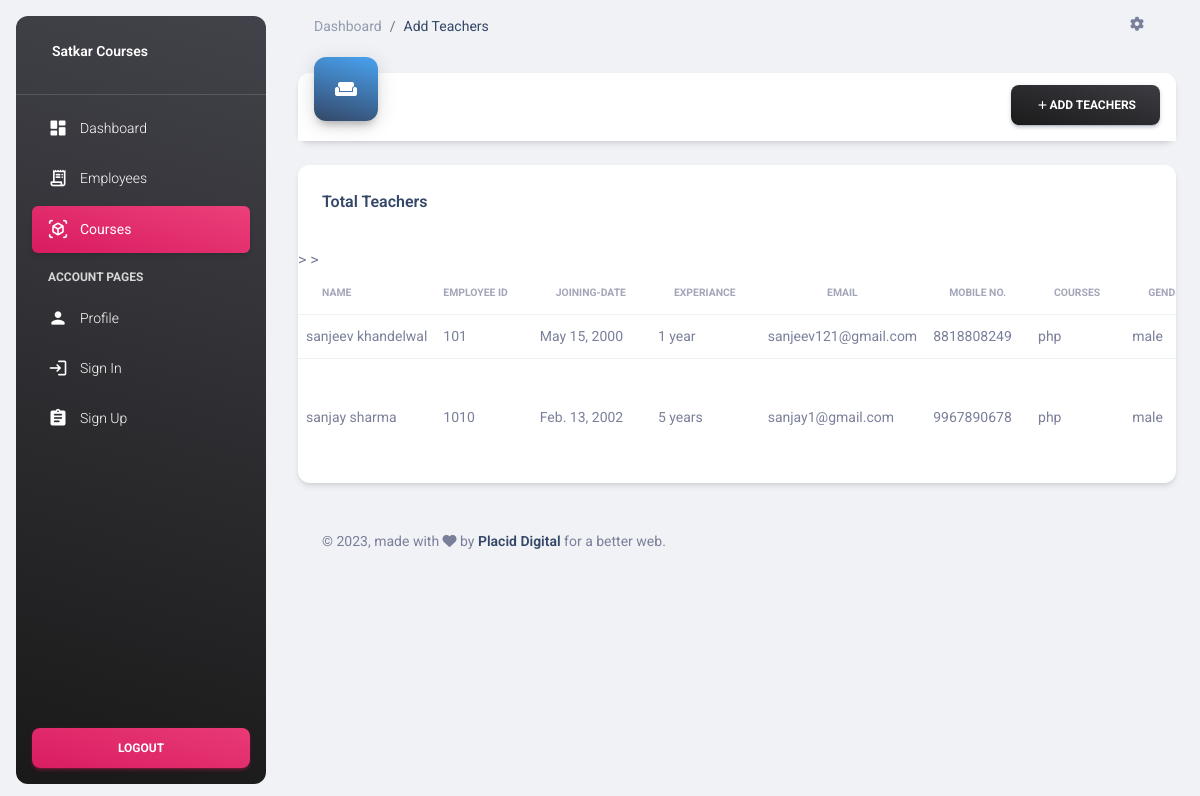
Screenshot of /teachers/ with the database file from the repository.
### studmanagement/models.py (models this page shows, shortened)
class Addteachers(models.Model):
    tname=models.CharField(max_length=50)
    employee_id=models.IntegerField()
    joining_date=models.DateField()
    experiance=models.CharField(max_length=50)
    temail=models.EmailField(max_length=254)
    tcontact=models.IntegerField(max_length=20)
    tpassword=models.CharField(max_length=50)
    tcourses=models.ForeignKey(Addcourse,on_delete=models.CASCADE)
    tgender=models.CharField(choices=GENDER_CHOICES, max_length=50)
    tupload_image=models.ImageField(upload_to='teacher/')
    is_active=models.BooleanField(default=True)
    update_at=models.DateTimeField(auto_now_add=True)
    created_at=models.DateField(auto_now_add=True)

class Addcourse(models.Model):
    course=models.CharField(max_length=100)
    fees=models.CharField(max_length=20000000)
    date=models.DateTimeField(auto_now_add=True)
    comment=models.CharField(max_length=100000000)

### studmanagement/views.py (the view)
# urls.py: path('teachers/', views.teachers),
def teachers(request):
    sdata = Addcourse.objects.all()
    tdata = Addteachers.objects.all()
    return render(request, 'teachers.html', {'sdata': sdata, 'tdata': tdata})

### studmanagement/templates/teachers.html (shortened to what this page needs)
{% load static %}
<!DOCTYPE html>
<html lang="en">
<head>
  <link href="{% static 'css/nucleo-icons.css' %}" rel="stylesheet" />
  <link href="{% static 'css/nucleo-svg.css' %}" rel="stylesheet" />
  <link id="pagestyle" href="{% static 'css/material-dashboard.css' %}" rel="stylesheet" />
</head>
<body class="g-sidenav-show  bg-gray-200">
  <aside
    class="sidenav navbar navbar-vertical navbar-expand-xs border-0 border-radius-xl my-3 fixed-start ms-3   bg-gradient-dark"
    id="sidenav-main">
    <div class="sidenav-header">
      <a class="navbar-brand m-0" href=" " target="_blank">
        <span class="ms-1 font-weight-bold text-white">Satkar Courses</span>
      </a>
    </div>
    <hr class="horizontal light mt-0 mb-2">
    <div class="collapse navbar-collapse  w-auto  max-height-vh-100" id="sidenav-collapse-main">
      <ul class="navbar-nav">
        <li class="nav-item">
          <a class="nav-link text-white" href="/dashboard/">
            <div class="text-white text-center me-2 d-flex align-items-center justify-content-center">
              <i class="material-icons opacity-10">dashboard</i>
            </div>
            <span class="nav-link-text ms-1">Dashboard</span>
          </a>
        </li>
        <li class="nav-item">
          <a class="nav-link text-white " href="/employees/">
            <div class="text-white text-center me-2 d-flex align-items-center justify-content-center">
              <i class="material-icons opacity-10">receipt_long</i>
            </div>
            <span class="nav-link-text ms-1">Employees</span>
          </a>
        </li>
        <li class="nav-item">
          <a class="nav-link text-white active bg-gradient-primary" href="/courses/">
            <div class="text-white text-center me-2 d-flex align-items-center justify-content-center">
              <i class="material-icons opacity-10">view_in_ar</i>
            </div>
            <span class="nav-link-text ms-1">Courses</span>
          </a>
        </li>
        <li class="nav-item mt-3">
          <h6 class="ps-4 ms-2 text-uppercase text-xs text-white font-weight-bolder opacity-8">Account pages</h6>
        </li>
        <li class="nav-item">
          <a class="nav-link text-white " href="/profile/">
            <div class="text-white text-center me-2 d-flex align-items-center justify-content-center">
              <i class="material-icons opacity-10">person</i>
            </div>
            <span class="nav-link-text ms-1">Profile</span>
          </a>
        </li>
        <li class="nav-item">
          <a class="nav-link text-white " href="/">
            <div class="text-white text-center me-2 d-flex align-items-center justify-content-center">
              <i class="material-icons opacity-10">login</i>
            </div>
            <span class="nav-link-text ms-1">Sign In</span>
          </a>
        </li>
        <li class="nav-item">
          <a class="nav-link text-white " href="/sign-up.html">
            <div class="text-white text-center me-2 d-flex align-items-center justify-content-center">
              <i class="material-icons opacity-10">assignment</i>
            </div>
            <span class="nav-link-text ms-1">Sign Up</span>
          </a>
        </li>
      </ul>
    </div>
    <div class="sidenav-footer position-absolute w-100 bottom-0 ">
      <div class="mx-3">
        <a class="btn bg-gradient-primary mt-4 w-100" href="" type="button">Logout</a>
      </div>
    </div>
  </aside>
  <main class="main-content position-relative max-height-vh-100 h-100 border-radius-lg ">
    <nav class="navbar navbar-main navbar-expand-lg px-0 mx-4 shadow-none border-radius-xl" id="navbarBlur"
      navbar-scroll="true">
      <div class="container-fluid py-1 px-3">
        <nav aria-label="breadcrumb">
          <ol class="breadcrumb bg-transparent mb-0 pb-0 pt-1 px-0 me-sm-6 me-5">
            <li class="breadcrumb-item text-sm"><a class="opacity-5 text-dark" href="javascript:;">Dashboard</a></li>
            <li class="breadcrumb-item text-sm text-dark active" aria-current="page">Add Teachers</li>
          </ol>
        </nav>
        <div class="collapse navbar-collapse mt-sm-0 mt-2 me-md-0 me-sm-4" id="navbar">
          <ul class="navbar-nav  justify-content-end">
            <li class="nav-item px-3 d-flex align-items-center">
              <a href="javascript:;" class="nav-link text-body p-0">
                <i class="fa fa-cog fixed-plugin-button-nav cursor-pointer"></i>
              </a>
            </li>
          </ul>
        </div>
      </div>
    </nav>
    <div class="container-fluid py-4">
      <div class="row">
        <div class="col-xl-12 col-sm-6 mb-xl-0 mb-4">
          <div class="card">
            <div class="card-header p-3 pt-2">
              <div
                class="icon icon-lg icon-shape bg-gradient-info shadow-dark text-center border-radius-xl mt-n4 position-absolute">
                <i class="material-icons opacity-10">weekend</i>
              </div>
              <div class="text-end pt-1">
                <a class="btn bg-gradient-dark mb-0" href="javascript:;" data-bs-toggle="modal"
                  data-bs-target="#exampleModal"><i class="material-icons text-sm">add</i>Add Teachers</a>
              </div>
            </div>
          </div>
        </div>
      </div>
      <div class="row mt-4 mb-4">
        <div class="col-lg-12 col-md-6 mb-md-0 mb-4">
          <div class="card">
            <div class="card-header pb-0">
              <div class="row">
                <div class="col-lg-6 col-7">
                  <h6>Total Teachers</h6>
                </div>
              </div>
            </div>
            <div class="card-body px-0 pb-2">
              <div class="table-responsive">
                <table class="table align-items-center mb-0">
                  <thead>
                    <tr>
                      <th class="text-uppercase text-secondary text-xxs font-weight-bolder opacity-7">Name</th>
                      <th class="text-uppercase text-secondary text-xxs font-weight-bolder opacity-7 ps-2">Employee ID</th>
                      <th class="text-center text-uppercase text-secondary text-xxs font-weight-bolder opacity-7">Joining-Date
                      </th>
                      <th class="text-center text-uppercase text-secondary text-xxs font-weight-bolder opacity-7">Experiance
                          </th>
                      <th class="text-center text-uppercase text-secondary text-xxs font-weight-bolder opacity-7">
                        Email</th>
                      <th class="text-center text-uppercase text-secondary text-xxs font-weight-bolder opacity-7">
                        Mobile no.</th>
                      <th class="text-center text-uppercase text-secondary text-xxs font-weight-bolder opacity-7">Courses
                      </th>
                      <th class="text-center text-uppercase text-secondary text-xxs font-weight-bolder opacity-7">Gender
                      </th>
                      </tr>
                  </thead>
                  <tbody>
                    {% if tdata %}
                    {% for i in tdata %}
                    <tr>
                      <td class="align-middle text-sm">{{i.tname}}</td>
                      <td class="align-middle text-sm">{{i.employee_id}}</td>
                      <td class="align-middle text-sm">{{i.joining_date}}</td>
                      <td class="align-middle text-sm">{{i.experiance}}</td>
                      <td class="align-middle text-sm">{{i.temail}}</td>
                      <td class="align-middle text-sm">{{i.tcontact}}</td>
                      <td class="align-middle text-sm">{{i.tcourses.course}}</td>
                      <td class="align-middle text-sm">{{i.tgender}}</td>
                    </tr>
                    {% endfor %}
                    {% endif %}
                  </tbody>
                </table>
              </div>
            </div>
          </div>
        </div>
      </div>
      <footer class="footer py-4  ">
        <div class="container-fluid">
          <div class="row align-items-center justify-content-lg-between">
            <div class="col-lg-6 mb-lg-0 mb-4">
              <div class="copyright text-center text-sm text-muted text-lg-start">
                ©
                ,
                made with <i class="fa fa-heart"></i> by
                <a href="https://www.placiddigital.com" class="font-weight-bold" target="_blank">Placid Digital</a>
                for a better web.
              </div>
            </div>
          </div>
        </div>
      </footer>
    </div>
  </main>
</body>
</html>

### studmanagement/static/css/nucleo-svg.css (style rules this page uses)
.icon { display: inline-block; color: #111111; height: 1em; width: 1em; }
.icon-lg { height: 1.6em; width: 1.6em; }
.icon { fill: currentColor; stroke: none; }

### rows the page displays
Addteachers: tname "sanjeev khandelwal", employee_id "101", joining_date "May 15, 2000", experiance "1 year", temail "sanjeev121@gmail.com", tcontact "8818808249", tcourses.course "php", tgender "male"
Addteachers: tname "sanjay sharma", employee_id "1010", joining_date "Feb. 13, 2002", experiance "5 years", temail "sanjay1@gmail.com", tcontact "9967890678", tcourses.course "php", tgender "male"
